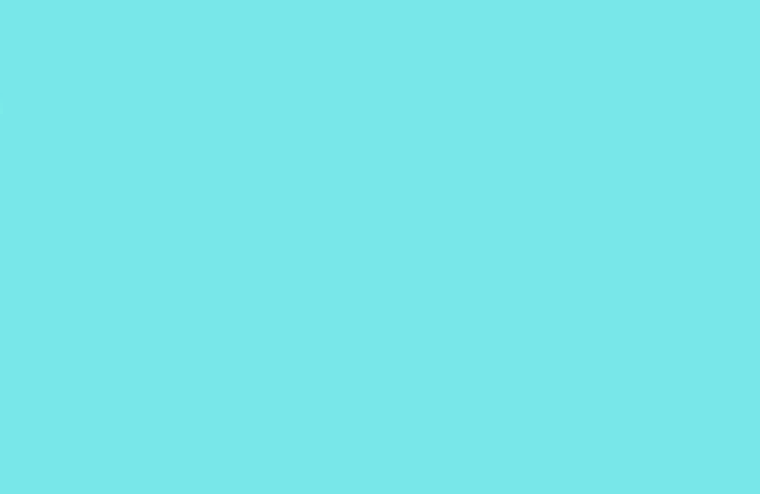
%> input picture b_of_safe.png, 760 x 494 px
$ octave --eval "save_stage;"   (GNU Octave 9; MATLAB toolbox functions it lacks are replaced by stand-ins)
%> lines starting %> are read from the running program, lines starting %| are printed output that depends on the picture
function save_stage()
tic
% axis equal;
axis([0 80 0 50]);
b=imread('b_of_safe.png');
%> b is the input picture: size 494x760x3 uint8; mean R, G, B 120, 231, 233
image([0 80],[50 0],b);
time=rectangle('position',[0 47 80 3],'facecolor',[1  0.7  0.7],'edgecolor',[1 0.7 0.7]);
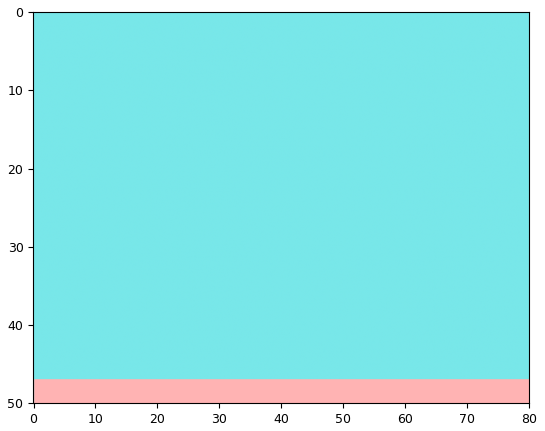
%> figure redrawn from the program's plot data
tyre=imread('s1.png');
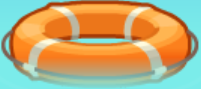
%> input picture s1.PNG, 201 x 89 px
%> tyre is the input picture: size 89x201x3 uint8; mean R, G, B 190.7, 170, 119.6
tyr=image([10 30],[30 20],tyre);
mov{1}=imread('m1.png');
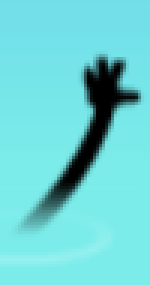
%> input picture m1.PNG, 50 x 95 px (shown 3 times larger)
mov{2}=imread('m2.png');
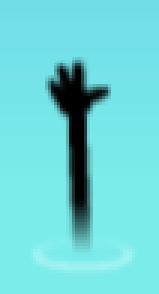
%> input picture m2.PNG, 53 x 98 px (shown 3 times larger)
mov{7}=imread('m3.png');
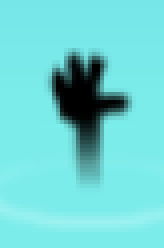
%> input picture m3.PNG, 41 x 62 px (shown 4 times larger)
mov{3}=imread('m4.png');
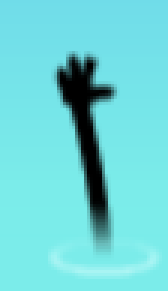
%> input picture m4.PNG, 56 x 97 px (shown 3 times larger)
%> (the run ends here)
